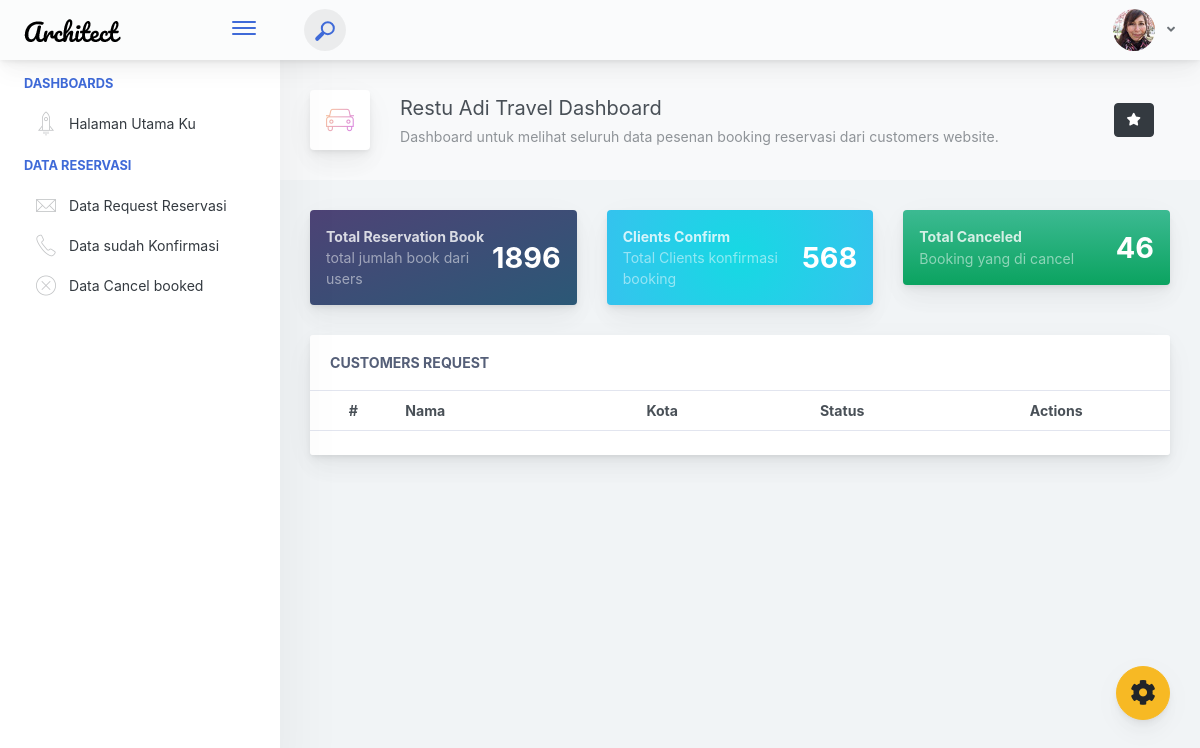
The app's page /dashboard/index.php, older data.
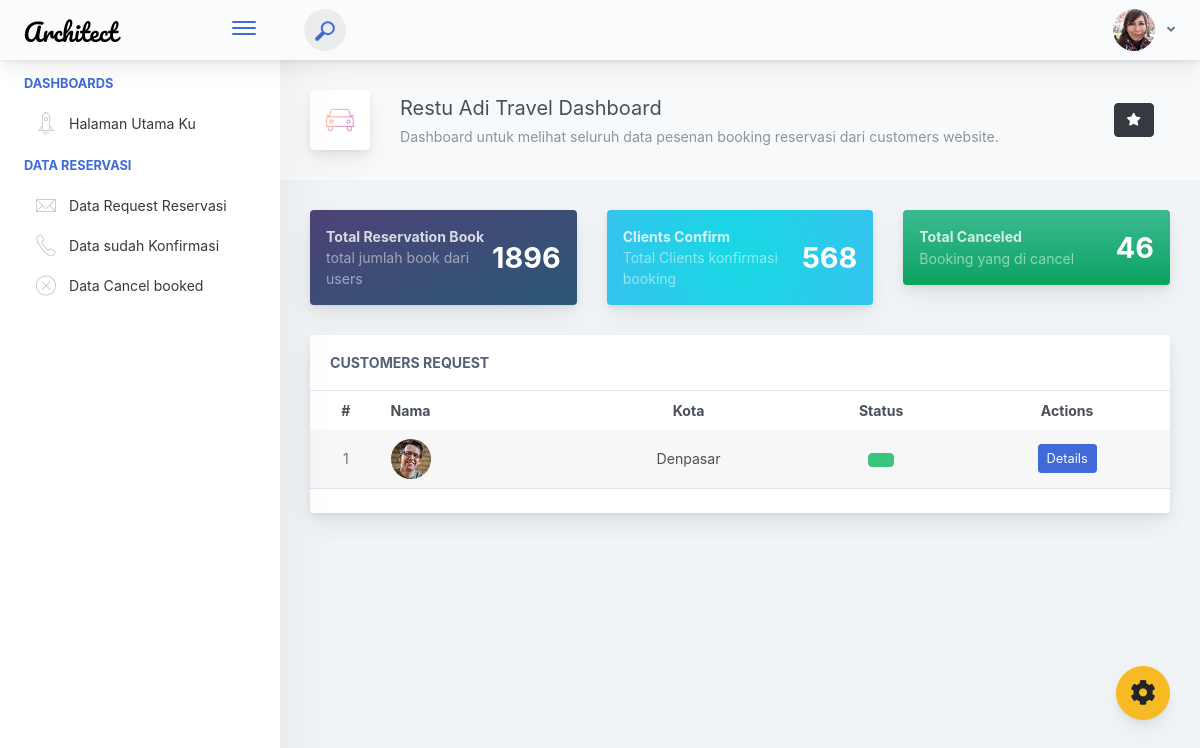
The same page, newer data.
### tables this page shows
CREATE TABLE `table_booking` (
  `id` int(11) NOT NULL,
  `nama-depan` varchar(100) NOT NULL,
  `nama-belakang` varchar(100) NOT NULL,
  `email` varchar(50) NOT NULL,
  `wa-no` varchar(50) NOT NULL,
  `kota` varchar(100) NOT NULL,
  `kewarganegaraan` varchar(50) NOT NULL,
  `no-ktp` varchar(50) NOT NULL,
  `service-select` varchar(50) NOT NULL,
  `trip-method` varchar(50) NOT NULL,
  `depature-date` date NOT NULL,
  `return-date` date NOT NULL,
  `total-adult` varchar(50) NOT NULL,
  `total-childern` varchar(50) NOT NULL,
  `depature-from` varchar(50) NOT NULL,
  `pickup-information` varchar(50) NOT NULL,
  `pickup-address` varchar(100) NOT NULL,
  `inquery` text NOT NULL,
  `status` varchar(100) NOT NULL
);

### dashboard/function.php (called while the page is built)
<?php
$conn = mysqli_connect("localhost", "root", "root", "restu-adi-db");
function query($query)
{
    global $conn;
    $result = mysqli_query($conn, $query);
    $rows = [];
    while ($row = mysqli_fetch_assoc($result)) {
        $rows[] = $row;
    }
    return $rows;
}

### dashboard/index.php (the view, shortened to what the changed rows need)
<?php
require 'function.php';
$reservasi = query("SELECT * FROM `table_booking` ORDER BY id DESC;");
?>
<!doctype html>
<html lang="en">
<head>
    <link href="./main.css" rel="stylesheet">
</head>
<body>
    <div class="app-container app-theme-white body-tabs-shadow fixed-sidebar fixed-header">
        <div class="app-main">
            <div class="app-main__outer">
                <div class="app-main__inner">
                    <div class="row">
                        <div class="col-md-12">
                            <div class="main-card mb-3 card">
                                <div class="table-responsive">
                                    <table class="align-middle mb-0 table table-borderless table-striped table-hover">
                                        <thead>
                                            <tr>
                                                <th class="text-center">#</th>
                                                <th>Nama</th>
                                                <th class="text-center">Kota</th>
                                                <th class="text-center">Status</th>
                                                <th class="text-center">Actions</th>
                                            </tr>
                                        </thead>
                                        <tbody>
                                            <?php
                                            $i = 1;
                                            foreach ($reservasi as $data_request) : ?>
                                                <tr>
                                                    <td class="text-center text-muted"><?= $i; ?></td>
                                                    <td>
                                                        <div class="widget-content p-0">
                                                            <div class="widget-content-wrapper">
                                                                <div class="widget-content-left mr-3">
                                                                    <div class="widget-content-left">
                                                                        <img width="40" class="rounded-circle" src="assets/images/avatars/4.jpg" alt="">
                                                                    </div>
                                                                </div>
                                                            </div>
                                                        </div>
                                                    </td>
                                                    <td class="text-center"><?= $data_request["kota"]; ?></td>
                                                    <td class="text-center">
                                                        <button class="btn btn-success"><?= $data_request['status_book']; ?></button>
                                                    </td>
                                                    <td class="text-center">
                                                        <button type="button" id="PopoverCustomT-1" class="btn btn-primary btn-sm">Details</button>
                                                    </td>
                                                </tr>
                                            <?php
                                                $i++;
                                            endforeach; ?>
                                        </tbody>
                                    </table>
                                </div>
                            </div>
                        </div>
                    </div>
                </div>
            </div>
        </div>
    </div>
</body>
</html>

Row changes from the older to the newer data that the page shows:
added table_booking: kota "Denpasar"
